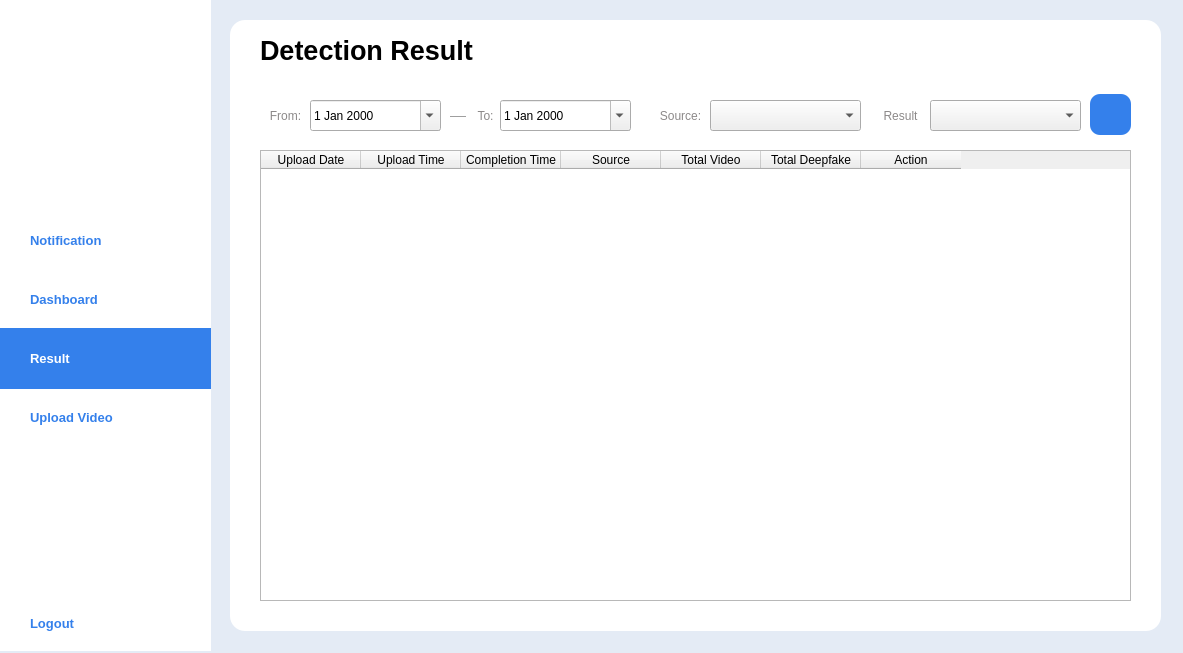
<?xml version="1.0" encoding="UTF-8"?>
<ui version="4.0">
 <class>MainWindow</class>
 <widget class="QMainWindow" name="MainWindow">
  <property name="geometry">
   <rect>
    <x>0</x>
    <y>0</y>
    <width>1183</width>
    <height>653</height>
   </rect>
  </property>
  <property name="sizePolicy">
   <sizepolicy hsizetype="Maximum" vsizetype="Minimum">
    <horstretch>0</horstretch>
    <verstretch>0</verstretch>
   </sizepolicy>
  </property>
  <property name="windowTitle">
   <string>MainWindow</string>
  </property>
  <property name="styleSheet">
   <string notr="true">QMainWindow#MainWindow{
	background-color:rgb(228, 235, 245);
	
}</string>
  </property>
  <widget class="QWidget" name="centralwidget">
   <widget class="QLabel" name="label">
    <property name="geometry">
     <rect>
      <x>0</x>
      <y>0</y>
      <width>211</width>
      <height>651</height>
     </rect>
    </property>
    <property name="font">
     <font>
      <pointsize>5</pointsize>
     </font>
    </property>
    <property name="styleSheet">
     <string notr="true">background-color:rgb(255,255,255)</string>
    </property>
    <property name="text">
     <string/>
    </property>
   </widget>
   <widget class="QPushButton" name="notification_button">
    <property name="geometry">
     <rect>
      <x>0</x>
      <y>210</y>
      <width>211</width>
      <height>61</height>
     </rect>
    </property>
    <property name="font">
     <font>
      <pointsize>10</pointsize>
      <weight>75</weight>
      <bold>true</bold>
     </font>
    </property>
    <property name="layoutDirection">
     <enum>Qt::LeftToRight</enum>
    </property>
    <property name="styleSheet">
     <string notr="true">QPushButton#notification_button{
	border:none;
	text-align: left;
	padding-left: 30px;
	color:rgb(52, 128, 235);
}
QPushButton#notification_button:hover{
	padding-left:40px;
}</string>
    </property>
    <property name="text">
     <string>Notification</string>
    </property>
    <property name="icon">
     <iconset>
      <normaloff>../Icon/notification_icon_blue.png</normaloff>../Icon/notification_icon_blue.png</iconset>
    </property>
    <property name="iconSize">
     <size>
      <width>35</width>
      <height>35</height>
     </size>
    </property>
   </widget>
   <widget class="QPushButton" name="dashboard_button">
    <property name="geometry">
     <rect>
      <x>0</x>
      <y>269</y>
      <width>211</width>
      <height>61</height>
     </rect>
    </property>
    <property name="font">
     <font>
      <pointsize>10</pointsize>
      <weight>75</weight>
      <bold>true</bold>
     </font>
    </property>
    <property name="styleSheet">
     <string notr="true">QPushButton#dashboard_button{
	color:rgb(52, 128, 235);
	border:none;
	background-color:rgb(255,255,255);
	text-align: left;
	padding-left: 30px;
}
QPushButton#dashboard_button:hover{
	padding-left:40px;
}</string>
    </property>
    <property name="text">
     <string>Dashboard</string>
    </property>
    <property name="icon">
     <iconset>
      <normaloff>../Icon/graph_icon_blue.png</normaloff>../Icon/graph_icon_blue.png</iconset>
    </property>
    <property name="iconSize">
     <size>
      <width>35</width>
      <height>35</height>
     </size>
    </property>
   </widget>
   <widget class="QPushButton" name="result_button">
    <property name="geometry">
     <rect>
      <x>0</x>
      <y>328</y>
      <width>211</width>
      <height>61</height>
     </rect>
    </property>
    <property name="font">
     <font>
      <pointsize>10</pointsize>
      <weight>75</weight>
      <bold>true</bold>
     </font>
    </property>
    <property name="styleSheet">
     <string notr="true">QPushButton#result_button{
	border:none;
	text-align: left;
	padding-left: 30px;
	background-color:rgb(52, 128, 235);
	color:rgb(255, 255, 255)
}
</string>
    </property>
    <property name="text">
     <string>Result</string>
    </property>
    <property name="icon">
     <iconset>
      <normaloff>../Icon/result_icon_white.png</normaloff>../Icon/result_icon_white.png</iconset>
    </property>
    <property name="iconSize">
     <size>
      <width>35</width>
      <height>35</height>
     </size>
    </property>
   </widget>
   <widget class="QPushButton" name="upload_video_button">
    <property name="geometry">
     <rect>
      <x>0</x>
      <y>387</y>
      <width>211</width>
      <height>61</height>
     </rect>
    </property>
    <property name="font">
     <font>
      <pointsize>10</pointsize>
      <weight>75</weight>
      <bold>true</bold>
     </font>
    </property>
    <property name="styleSheet">
     <string notr="true">QPushButton#upload_video_button{
	border:none;
	text-align: left;
	padding-left: 30px;
	color:rgb(52, 128, 235);
}
QPushButton#upload_video_button:hover{
	padding-left:40px;
}</string>
    </property>
    <property name="text">
     <string>Upload Video</string>
    </property>
    <property name="icon">
     <iconset>
      <normaloff>../Icon/upload_icon_blue.png</normaloff>../Icon/upload_icon_blue.png</iconset>
    </property>
    <property name="iconSize">
     <size>
      <width>35</width>
      <height>35</height>
     </size>
    </property>
   </widget>
   <widget class="QPushButton" name="logout_button">
    <property name="geometry">
     <rect>
      <x>0</x>
      <y>593</y>
      <width>211</width>
      <height>61</height>
     </rect>
    </property>
    <property name="font">
     <font>
      <pointsize>10</pointsize>
      <weight>75</weight>
      <bold>true</bold>
     </font>
    </property>
    <property name="styleSheet">
     <string notr="true">QPushButton#logout_button{
	border:none;
	text-align: left;
	padding-left: 30px;
	color:rgb(52, 128, 235);
}
QPushButton#logout_button:hover{
	padding-left:40px;
}</string>
    </property>
    <property name="text">
     <string>Logout</string>
    </property>
    <property name="icon">
     <iconset>
      <normaloff>../Icon/logout_icon_blue.png</normaloff>../Icon/logout_icon_blue.png</iconset>
    </property>
    <property name="iconSize">
     <size>
      <width>35</width>
      <height>35</height>
     </size>
    </property>
   </widget>
   <widget class="QPushButton" name="profile_button">
    <property name="geometry">
     <rect>
      <x>53</x>
      <y>95</y>
      <width>101</width>
      <height>91</height>
     </rect>
    </property>
    <property name="font">
     <font>
      <pointsize>10</pointsize>
      <weight>75</weight>
      <bold>true</bold>
     </font>
    </property>
    <property name="layoutDirection">
     <enum>Qt::LeftToRight</enum>
    </property>
    <property name="styleSheet">
     <string notr="true">QPushButton#profile_button{
	border:none;
}</string>
    </property>
    <property name="text">
     <string/>
    </property>
    <property name="icon">
     <iconset>
      <normaloff>../Icon/user_icon_blue.png</normaloff>../Icon/user_icon_blue.png</iconset>
    </property>
    <property name="iconSize">
     <size>
      <width>120</width>
      <height>120</height>
     </size>
    </property>
   </widget>
   <widget class="QLabel" name="label_3">
    <property name="geometry">
     <rect>
      <x>260</x>
      <y>30</y>
      <width>311</width>
      <height>41</height>
     </rect>
    </property>
    <property name="font">
     <font>
      <pointsize>20</pointsize>
      <weight>75</weight>
      <bold>true</bold>
     </font>
    </property>
    <property name="text">
     <string>Detection Result</string>
    </property>
   </widget>
   <widget class="QLabel" name="label_2">
    <property name="geometry">
     <rect>
      <x>230</x>
      <y>20</y>
      <width>931</width>
      <height>611</height>
     </rect>
    </property>
    <property name="font">
     <font>
      <pointsize>5</pointsize>
     </font>
    </property>
    <property name="styleSheet">
     <string notr="true">border-radius:15px;
background-color:rgb(255,255,255)</string>
    </property>
    <property name="text">
     <string/>
    </property>
   </widget>
   <widget class="QTableWidget" name="result_table">
    <property name="geometry">
     <rect>
      <x>260</x>
      <y>150</y>
      <width>871</width>
      <height>451</height>
     </rect>
    </property>
    <property name="styleSheet">
     <string notr="true">text-align: center;</string>
    </property>
    <property name="editTriggers">
     <set>QAbstractItemView::NoEditTriggers</set>
    </property>
    <column>
     <property name="text">
      <string>Upload Date</string>
     </property>
    </column>
    <column>
     <property name="text">
      <string>Upload Time</string>
     </property>
    </column>
    <column>
     <property name="text">
      <string>Completion Time</string>
     </property>
    </column>
    <column>
     <property name="text">
      <string>Source</string>
     </property>
    </column>
    <column>
     <property name="text">
      <string>Total Video</string>
     </property>
    </column>
    <column>
     <property name="text">
      <string>Total Deepfake</string>
     </property>
    </column>
    <column>
     <property name="text">
      <string>Action</string>
     </property>
    </column>
   </widget>
   <widget class="QLabel" name="label_19">
    <property name="geometry">
     <rect>
      <x>650</x>
      <y>100</y>
      <width>61</width>
      <height>31</height>
     </rect>
    </property>
    <property name="font">
     <font>
      <pointsize>9</pointsize>
     </font>
    </property>
    <property name="styleSheet">
     <string notr="true">color:rgb(140, 137, 137)</string>
    </property>
    <property name="text">
     <string>Source:</string>
    </property>
    <property name="alignment">
     <set>Qt::AlignCenter</set>
    </property>
   </widget>
   <widget class="Line" name="line">
    <property name="geometry">
     <rect>
      <x>450</x>
      <y>102</y>
      <width>16</width>
      <height>31</height>
     </rect>
    </property>
    <property name="frameShadow">
     <enum>QFrame::Sunken</enum>
    </property>
    <property name="lineWidth">
     <number>1</number>
    </property>
    <property name="orientation">
     <enum>Qt::Horizontal</enum>
    </property>
   </widget>
   <widget class="QComboBox" name="source_combo">
    <property name="geometry">
     <rect>
      <x>710</x>
      <y>100</y>
      <width>151</width>
      <height>31</height>
     </rect>
    </property>
   </widget>
   <widget class="QLabel" name="label_18">
    <property name="geometry">
     <rect>
      <x>470</x>
      <y>100</y>
      <width>31</width>
      <height>31</height>
     </rect>
    </property>
    <property name="font">
     <font>
      <pointsize>9</pointsize>
     </font>
    </property>
    <property name="styleSheet">
     <string notr="true">color:rgb(140, 137, 137)</string>
    </property>
    <property name="text">
     <string>To:</string>
    </property>
    <property name="alignment">
     <set>Qt::AlignCenter</set>
    </property>
   </widget>
   <widget class="QDateEdit" name="from_date_edit">
    <property name="geometry">
     <rect>
      <x>310</x>
      <y>100</y>
      <width>131</width>
      <height>31</height>
     </rect>
    </property>
    <property name="calendarPopup">
     <bool>true</bool>
    </property>
   </widget>
   <widget class="QDateEdit" name="to_date_edit">
    <property name="geometry">
     <rect>
      <x>500</x>
      <y>100</y>
      <width>131</width>
      <height>31</height>
     </rect>
    </property>
    <property name="calendarPopup">
     <bool>true</bool>
    </property>
   </widget>
   <widget class="QLabel" name="label_17">
    <property name="geometry">
     <rect>
      <x>260</x>
      <y>100</y>
      <width>51</width>
      <height>31</height>
     </rect>
    </property>
    <property name="font">
     <font>
      <pointsize>9</pointsize>
     </font>
    </property>
    <property name="styleSheet">
     <string notr="true">color:rgb(140, 137, 137)</string>
    </property>
    <property name="text">
     <string>From:</string>
    </property>
    <property name="alignment">
     <set>Qt::AlignCenter</set>
    </property>
   </widget>
   <widget class="QLabel" name="label_20">
    <property name="geometry">
     <rect>
      <x>870</x>
      <y>100</y>
      <width>61</width>
      <height>31</height>
     </rect>
    </property>
    <property name="font">
     <font>
      <pointsize>9</pointsize>
     </font>
    </property>
    <property name="styleSheet">
     <string notr="true">color:rgb(140, 137, 137)</string>
    </property>
    <property name="text">
     <string>Result</string>
    </property>
    <property name="alignment">
     <set>Qt::AlignCenter</set>
    </property>
   </widget>
   <widget class="QComboBox" name="result_combo">
    <property name="geometry">
     <rect>
      <x>930</x>
      <y>100</y>
      <width>151</width>
      <height>31</height>
     </rect>
    </property>
   </widget>
   <widget class="QPushButton" name="search_button">
    <property name="geometry">
     <rect>
      <x>1090</x>
      <y>94</y>
      <width>41</width>
      <height>41</height>
     </rect>
    </property>
    <property name="font">
     <font>
      <pointsize>11</pointsize>
      <weight>75</weight>
      <bold>true</bold>
     </font>
    </property>
    <property name="styleSheet">
     <string notr="true">QPushButton#search_button{
    background-color: rgb(52, 128, 235);
    border: none;
    border-radius: 10px;
}
QPushButton#search_button:pressed{
	padding-left:5px;
	padding-top:5px;
}</string>
    </property>
    <property name="text">
     <string/>
    </property>
    <property name="icon">
     <iconset>
      <normaloff>../Icon/search_white.png</normaloff>../Icon/search_white.png</iconset>
    </property>
    <property name="iconSize">
     <size>
      <width>29</width>
      <height>29</height>
     </size>
    </property>
    <property name="autoDefault">
     <bool>false</bool>
    </property>
   </widget>
   <widget class="QLabel" name="label_4">
    <property name="geometry">
     <rect>
      <x>24</x>
      <y>13</y>
      <width>161</width>
      <height>51</height>
     </rect>
    </property>
    <property name="text">
     <string/>
    </property>
    <property name="pixmap">
     <pixmap>../Icon/Logo.png</pixmap>
    </property>
    <property name="scaledContents">
     <bool>true</bool>
    </property>
   </widget>
   <zorder>label_2</zorder>
   <zorder>label</zorder>
   <zorder>notification_button</zorder>
   <zorder>dashboard_button</zorder>
   <zorder>result_button</zorder>
   <zorder>upload_video_button</zorder>
   <zorder>logout_button</zorder>
   <zorder>profile_button</zorder>
   <zorder>label_3</zorder>
   <zorder>result_table</zorder>
   <zorder>label_19</zorder>
   <zorder>line</zorder>
   <zorder>source_combo</zorder>
   <zorder>label_18</zorder>
   <zorder>from_date_edit</zorder>
   <zorder>to_date_edit</zorder>
   <zorder>label_17</zorder>
   <zorder>label_20</zorder>
   <zorder>result_combo</zorder>
   <zorder>search_button</zorder>
   <zorder>label_4</zorder>
  </widget>
 </widget>
 <resources/>
 <connections/>
</ui>
